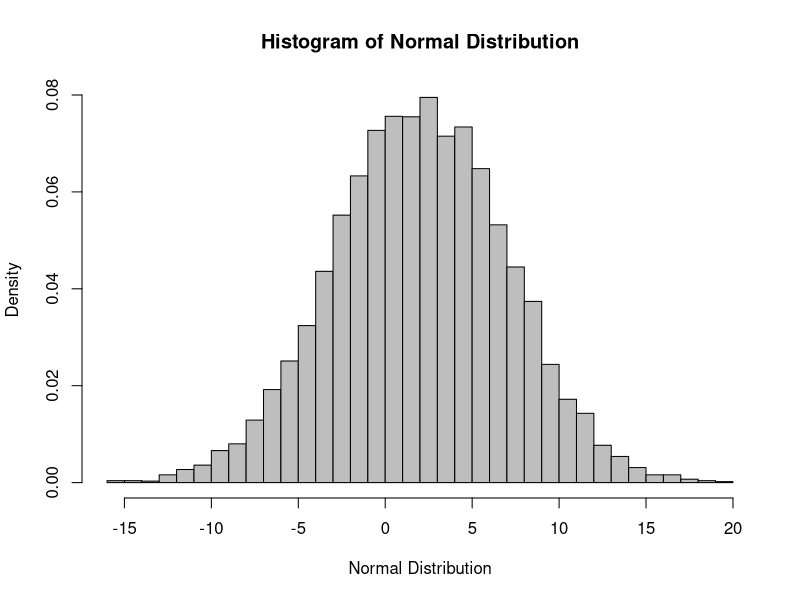
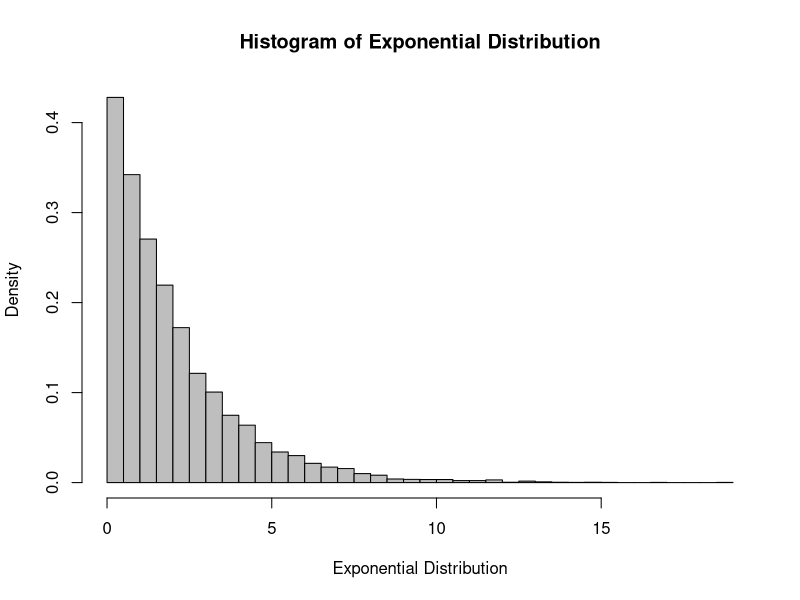
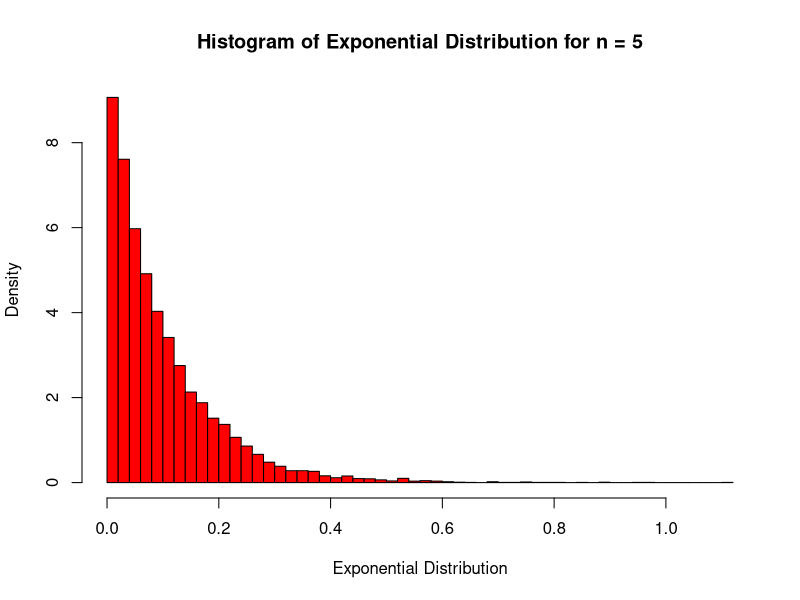
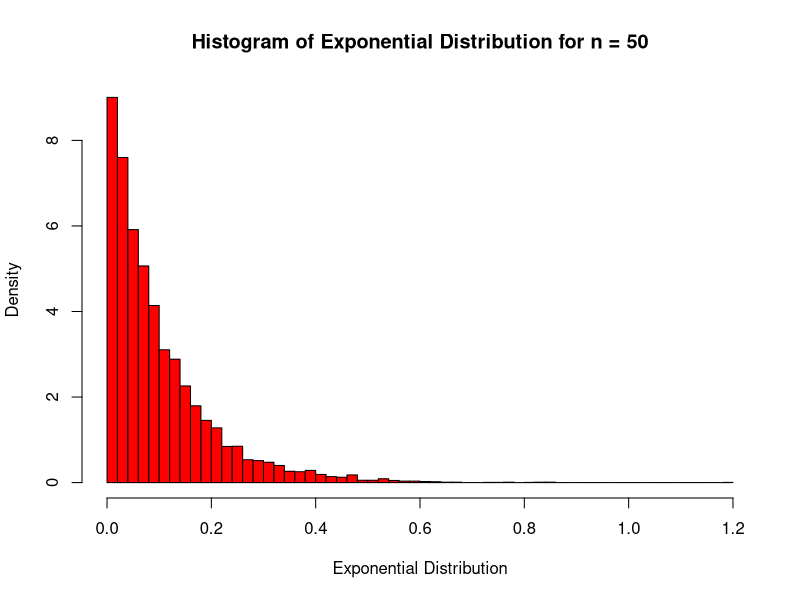
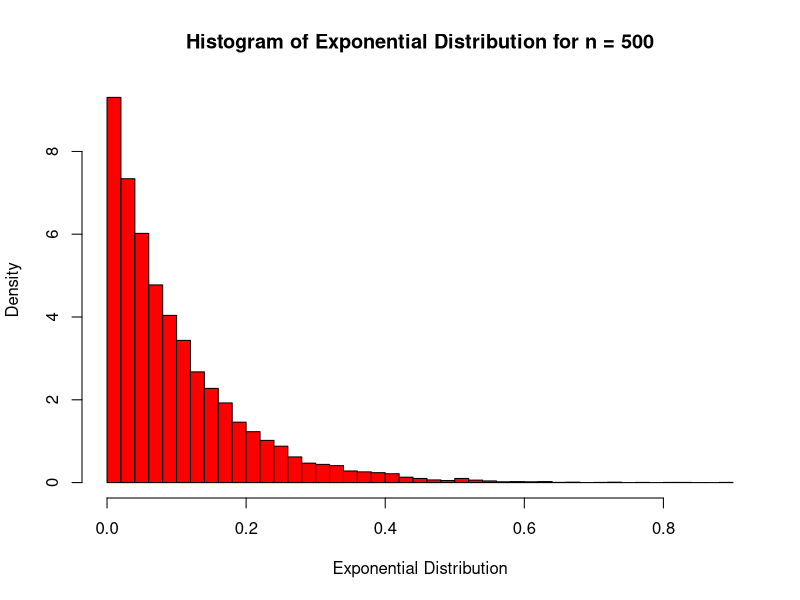
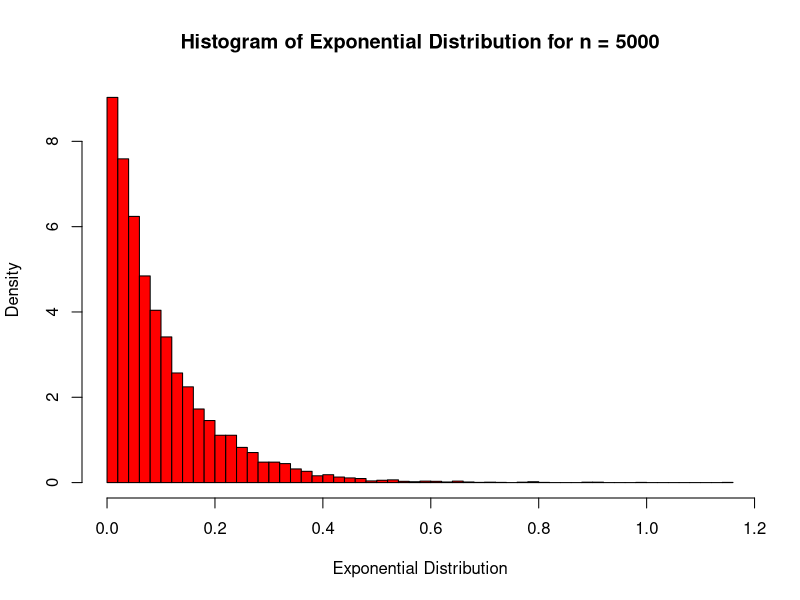
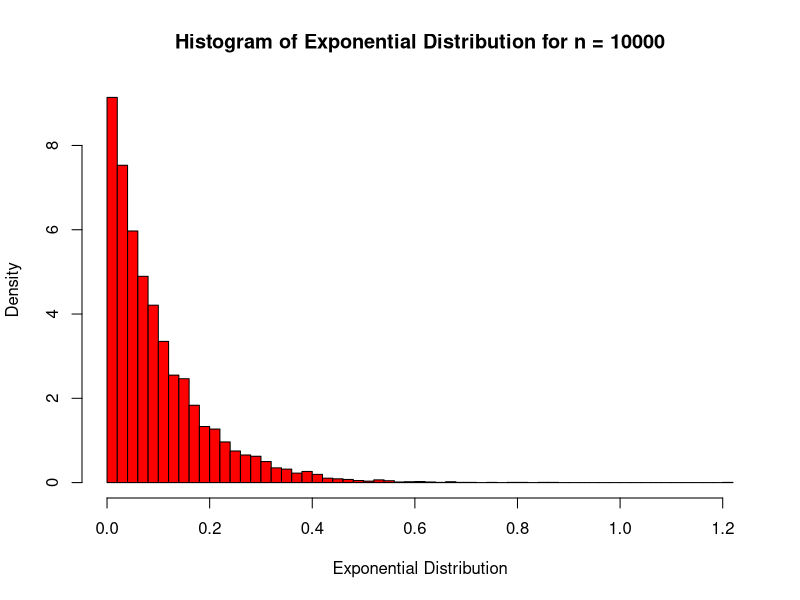

Here is the R script that generated these plots, in order:

### QUESTION 1 ###
# Simulate 2 samples of size n of independent random variables, normal and exponential respectively, 
# having the same mean and variance

n = 10000 # number of simulations
mu = 2 # mean of normal distribution
sd = 5 # standard deviation of normal distribution
lambda_exp = 1/mu

set.seed(124)

data_norm = rnorm(n, mu, sd)          # generating random numbers from normal distribution
data_exp = rexp(n,lambda_exp)          # generating random numbers from exponential distribution

hist(data_norm, 
     main = "Histogram of Normal Distribution", 
     xlab = "Normal Distribution",
     col="grey",
     breaks=50,
     prob = TRUE)

hist(data_exp, 
     main = "Histogram of Exponential Distribution", 
     xlab = "Exponential Distribution",
     col="grey",
     breaks=50,
     prob = TRUE)

### QUESTION 2 ###
# Simulate the probability density function of the exponential sample for n = 5, 50, 500, 5000, 10000
# What do you observe for the empirical mean ?

lambda = 10
n_list = c(5, 50 , 500, 5000, 10000)

for (i in n_list) { 
        data_exp = rexp(n,lambda)
        print(paste("Empirical mean for n=", i,":", mean(data_exp)))
        hist(data_exp, 
             main = paste("Histogram of Exponential Distribution for n =", i), 
             xlab = "Exponential Distribution",
             col="red",
             breaks=50,
             prob = TRUE)
}

